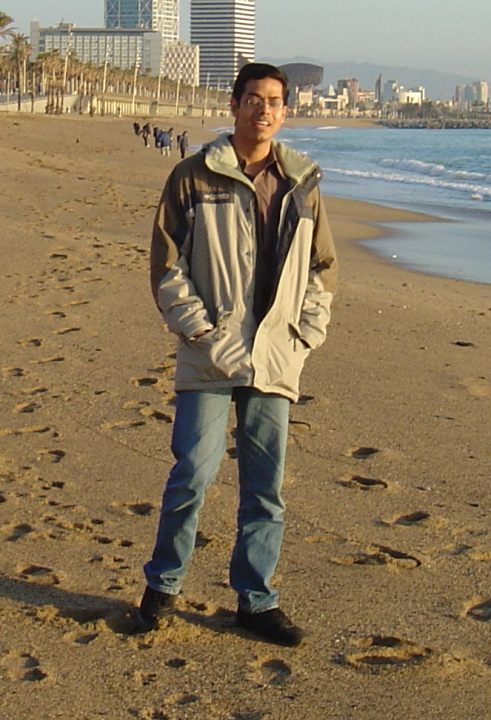
#> input picture sample_images/crop_000001.png, 491 x 720 px, found by its file name
$ python test_haar.py
#> lines starting #> are read from the running program, lines starting #| are printed output that depends on the picture
# -*- coding: utf-8 -*-
"""
Created on Fri Nov 22 11:16:38 2019

@author: Naurin
"""

import numpy as np
import cv2


#this is the cascade we just made. Call what you want
watch_cascade = cv2.CascadeClassifier('/home/ubuntu/pedestrian-detection/data/stage19.xml')
orig = cv2.imread('/home/ubuntu/pedestrian-detection/sample_images/crop_000001.png')
#> orig is the input picture: shape (720, 491, 3); mean B, G, R 91.3, 118.6, 135.3
img = orig.copy()
gray = cv2.cvtColor(orig, cv2.COLOR_BGR2GRAY)
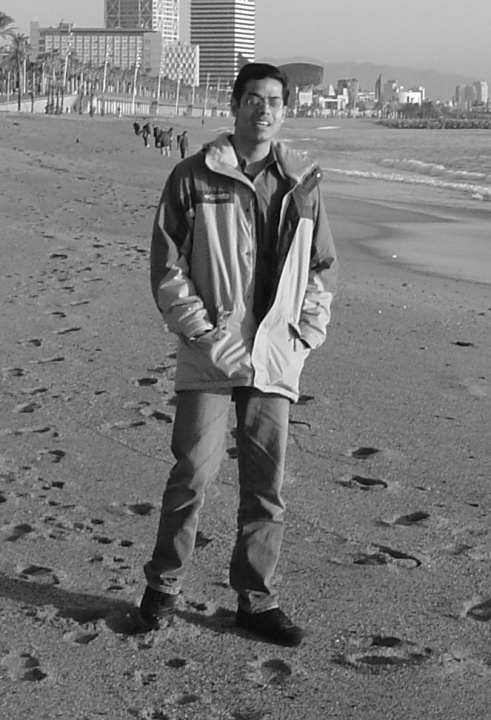
#> gray: shape (720, 491); min 3, max 255, mean 120.5

#> (the run stopped early here; a loop or call above may not have finished)

$ run again, with sample_images/pedestrian.jpg saved as sample_images/crop_000001.png
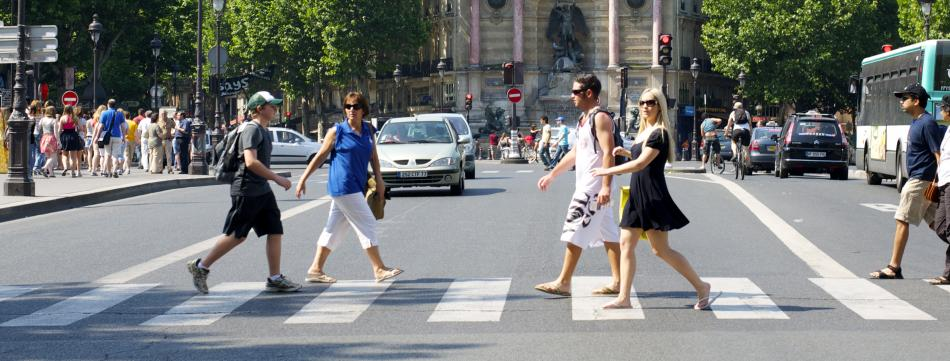
#> input picture sample_images/pedestrian.jpg, 950 x 361 px, found by its file name
#> orig is the input picture: shape (361, 950, 3); mean B, G, R 122.3, 123.4, 120.6
#> `gray = cv2.cvtColor(orig, cv2.COLOR_BGR2GRAY)`:
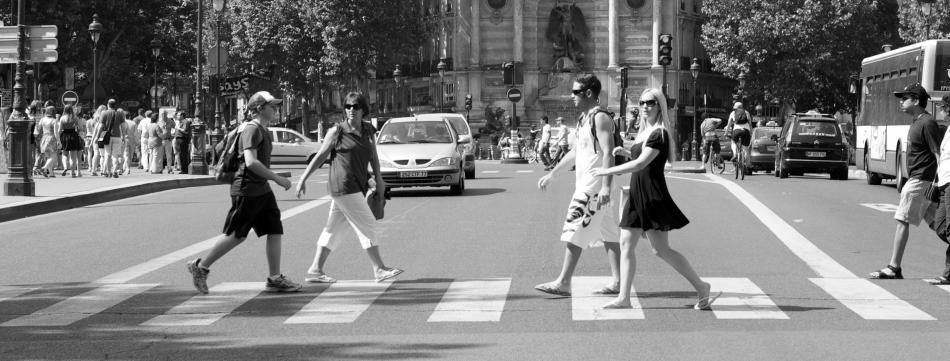
#> gray: shape (361, 950); min 0, max 255, mean 122.5

$ run again, with sample_images/people.jpg saved as sample_images/crop_000001.png
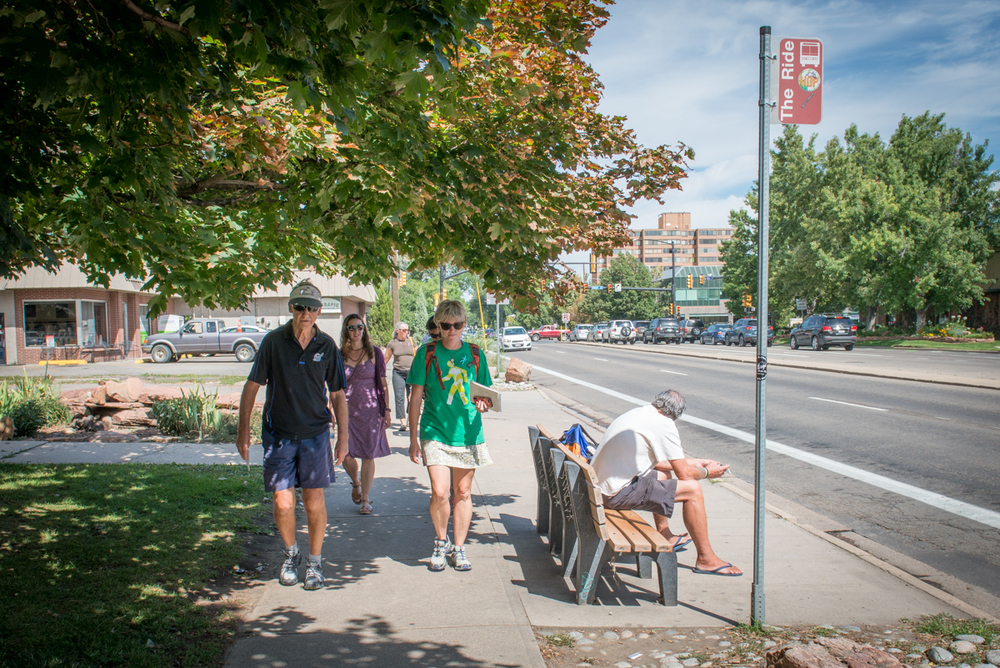
#> input picture sample_images/people.jpg, 1000 x 668 px, found by its file name
#> orig is the input picture: shape (668, 1000, 3); mean B, G, R 104.8, 121.2, 117.3
#> `gray = cv2.cvtColor(orig, cv2.COLOR_BGR2GRAY)`:
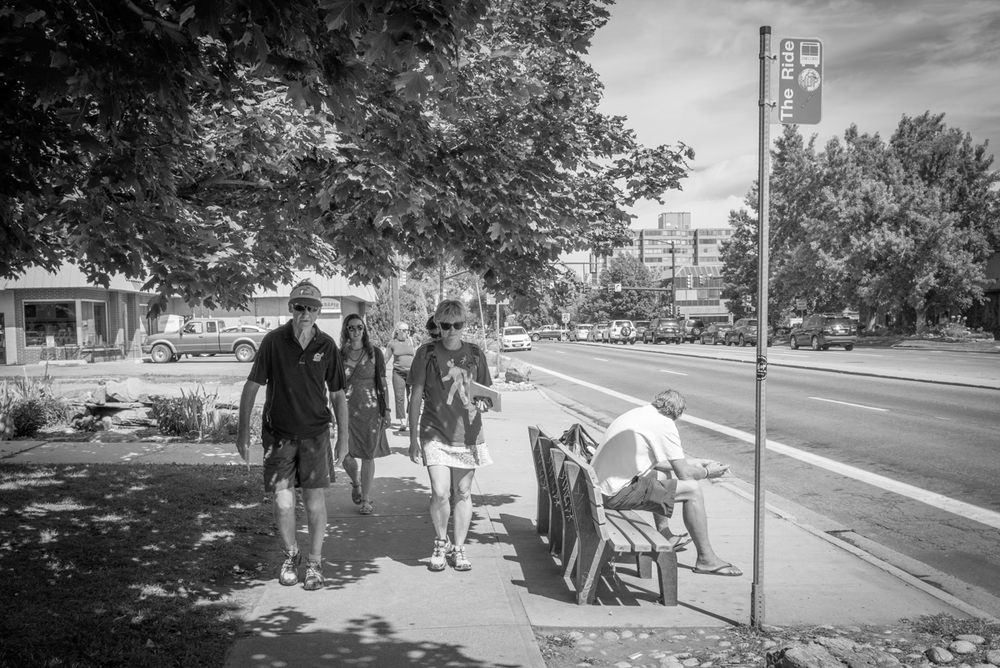
#> gray: shape (668, 1000); min 0, max 255, mean 118.2
